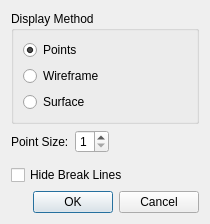
<?xml version="1.0" encoding="UTF-8"?>
<ui version="4.0">
 <class>GeoDataPointmapRepresentationDialog</class>
 <widget class="QDialog" name="GeoDataPointmapRepresentationDialog">
  <property name="geometry">
   <rect>
    <x>0</x>
    <y>0</y>
    <width>210</width>
    <height>222</height>
   </rect>
  </property>
  <property name="windowTitle">
   <string>Display Setting</string>
  </property>
  <layout class="QVBoxLayout" name="verticalLayout_2">
   <item>
    <widget class="QGroupBox" name="displayMethodGroupBox">
     <property name="title">
      <string>Display Method</string>
     </property>
     <layout class="QVBoxLayout" name="verticalLayout">
      <item>
       <widget class="QRadioButton" name="pointsRadioButton">
        <property name="text">
         <string>Points</string>
        </property>
        <property name="checked">
         <bool>true</bool>
        </property>
       </widget>
      </item>
      <item>
       <widget class="QRadioButton" name="wireframeRadioButton">
        <property name="text">
         <string>Wireframe</string>
        </property>
       </widget>
      </item>
      <item>
       <widget class="QRadioButton" name="surfaceRadioButton">
        <property name="text">
         <string>Surface</string>
        </property>
       </widget>
      </item>
     </layout>
    </widget>
   </item>
   <item>
    <layout class="QHBoxLayout" name="horizontalLayout">
     <item>
      <widget class="QLabel" name="pointSizeLabel">
       <property name="text">
        <string>Point Size:</string>
       </property>
      </widget>
     </item>
     <item>
      <widget class="QSpinBox" name="pointSizeSpinBox">
       <property name="minimum">
        <number>1</number>
       </property>
       <property name="maximum">
        <number>8</number>
       </property>
      </widget>
     </item>
     <item>
      <spacer name="horizontalSpacer">
       <property name="orientation">
        <enum>Qt::Horizontal</enum>
       </property>
       <property name="sizeHint" stdset="0">
        <size>
         <width>40</width>
         <height>20</height>
        </size>
       </property>
      </spacer>
     </item>
    </layout>
   </item>
   <item>
    <widget class="TransparencyWidget" name="transparencyWidget" native="true">
     <property name="enabled">
      <bool>false</bool>
     </property>
    </widget>
   </item>
   <item>
    <widget class="QCheckBox" name="hideBreaklinesCheckBox">
     <property name="text">
      <string>Hide Break Lines</string>
     </property>
    </widget>
   </item>
   <item>
    <spacer name="verticalSpacer">
     <property name="orientation">
      <enum>Qt::Vertical</enum>
     </property>
     <property name="sizeHint" stdset="0">
      <size>
       <width>20</width>
       <height>9</height>
      </size>
     </property>
    </spacer>
   </item>
   <item>
    <widget class="QDialogButtonBox" name="buttonBox">
     <property name="locale">
      <locale language="English" country="UnitedStates"/>
     </property>
     <property name="orientation">
      <enum>Qt::Horizontal</enum>
     </property>
     <property name="standardButtons">
      <set>QDialogButtonBox::Cancel|QDialogButtonBox::Ok</set>
     </property>
    </widget>
   </item>
  </layout>
 </widget>
 <customwidgets>
  <customwidget>
   <class>TransparencyWidget</class>
   <extends>QWidget</extends>
   <header>guibase/transparencywidget.h</header>
   <container>1</container>
  </customwidget>
 </customwidgets>
 <resources/>
 <connections>
  <connection>
   <sender>buttonBox</sender>
   <signal>accepted()</signal>
   <receiver>GeoDataPointmapRepresentationDialog</receiver>
   <slot>accept()</slot>
   <hints>
    <hint type="sourcelabel">
     <x>164</x>
     <y>221</y>
    </hint>
    <hint type="destinationlabel">
     <x>157</x>
     <y>230</y>
    </hint>
   </hints>
  </connection>
  <connection>
   <sender>buttonBox</sender>
   <signal>rejected()</signal>
   <receiver>GeoDataPointmapRepresentationDialog</receiver>
   <slot>reject()</slot>
   <hints>
    <hint type="sourcelabel">
     <x>164</x>
     <y>221</y>
    </hint>
    <hint type="destinationlabel">
     <x>201</x>
     <y>230</y>
    </hint>
   </hints>
  </connection>
  <connection>
   <sender>surfaceRadioButton</sender>
   <signal>toggled(bool)</signal>
   <receiver>transparencyWidget</receiver>
   <slot>setEnabled(bool)</slot>
   <hints>
    <hint type="sourcelabel">
     <x>58</x>
     <y>83</y>
    </hint>
    <hint type="destinationlabel">
     <x>58</x>
     <y>145</y>
    </hint>
   </hints>
  </connection>
  <connection>
   <sender>pointsRadioButton</sender>
   <signal>toggled(bool)</signal>
   <receiver>pointSizeSpinBox</receiver>
   <slot>setEnabled(bool)</slot>
   <hints>
    <hint type="sourcelabel">
     <x>40</x>
     <y>38</y>
    </hint>
    <hint type="destinationlabel">
     <x>86</x>
     <y>111</y>
    </hint>
   </hints>
  </connection>
 </connections>
</ui>
